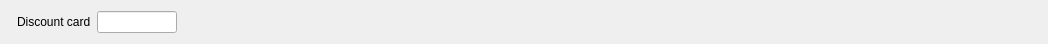
<?xml version="1.0" encoding="UTF-8"?>
<ui version="4.0">
 <class>FDiscountFullStat</class>
 <widget class="QWidget" name="FDiscountFullStat">
  <property name="geometry">
   <rect>
    <x>0</x>
    <y>0</y>
    <width>1048</width>
    <height>41</height>
   </rect>
  </property>
  <property name="windowTitle">
   <string>Form</string>
  </property>
  <layout class="QHBoxLayout" name="horizontalLayout">
   <item>
    <widget class="WDate2" name="wd" native="true"/>
   </item>
   <item>
    <widget class="QLabel" name="label">
     <property name="text">
      <string>Discount card</string>
     </property>
    </widget>
   </item>
   <item>
    <widget class="EQLineEdit" name="leDiscountCard">
     <property name="maximumSize">
      <size>
       <width>80</width>
       <height>16777215</height>
      </size>
     </property>
    </widget>
   </item>
   <item>
    <spacer name="horizontalSpacer">
     <property name="orientation">
      <enum>Qt::Horizontal</enum>
     </property>
     <property name="sizeHint" stdset="0">
      <size>
       <width>854</width>
       <height>20</height>
      </size>
     </property>
    </spacer>
   </item>
  </layout>
 </widget>
 <customwidgets>
  <customwidget>
   <class>EQLineEdit</class>
   <extends>QLineEdit</extends>
   <header location="global">eqlineedit.h</header>
   <slots>
    <signal>customButtonClicked(bool)</signal>
   </slots>
  </customwidget>
  <customwidget>
   <class>WDate2</class>
   <extends>QWidget</extends>
   <header location="global">wdate2.h</header>
   <container>1</container>
  </customwidget>
 </customwidgets>
 <resources/>
 <connections/>
</ui>
